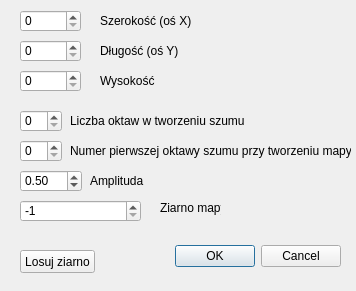
<?xml version="1.0" encoding="UTF-8"?>
<ui version="4.0">
 <class>MapGenerateDialog</class>
 <widget class="QDialog" name="MapGenerateDialog">
  <property name="geometry">
   <rect>
    <x>0</x>
    <y>0</y>
    <width>356</width>
    <height>291</height>
   </rect>
  </property>
  <property name="windowTitle">
   <string>Dialog</string>
  </property>
  <widget class="QDialogButtonBox" name="buttonBox">
   <property name="geometry">
    <rect>
     <x>0</x>
     <y>240</y>
     <width>341</width>
     <height>32</height>
    </rect>
   </property>
   <property name="orientation">
    <enum>Qt::Horizontal</enum>
   </property>
   <property name="standardButtons">
    <set>QDialogButtonBox::Cancel|QDialogButtonBox::Ok</set>
   </property>
  </widget>
  <widget class="QSpinBox" name="widthX">
   <property name="geometry">
    <rect>
     <x>20</x>
     <y>10</y>
     <width>61</width>
     <height>22</height>
    </rect>
   </property>
   <property name="maximum">
    <number>99999</number>
   </property>
  </widget>
  <widget class="QSpinBox" name="WidthZ">
   <property name="geometry">
    <rect>
     <x>20</x>
     <y>40</y>
     <width>61</width>
     <height>22</height>
    </rect>
   </property>
   <property name="maximum">
    <number>99999</number>
   </property>
  </widget>
  <widget class="QSpinBox" name="PerlinSteps">
   <property name="geometry">
    <rect>
     <x>20</x>
     <y>110</y>
     <width>42</width>
     <height>22</height>
    </rect>
   </property>
  </widget>
  <widget class="QSpinBox" name="PixelPerRect">
   <property name="geometry">
    <rect>
     <x>20</x>
     <y>140</y>
     <width>42</width>
     <height>22</height>
    </rect>
   </property>
  </widget>
  <widget class="QLabel" name="label_4">
   <property name="geometry">
    <rect>
     <x>70</x>
     <y>110</y>
     <width>181</width>
     <height>21</height>
    </rect>
   </property>
   <property name="text">
    <string>Liczba oktaw w tworzeniu szumu</string>
   </property>
  </widget>
  <widget class="QLabel" name="label_5">
   <property name="geometry">
    <rect>
     <x>70</x>
     <y>140</y>
     <width>281</width>
     <height>21</height>
    </rect>
   </property>
   <property name="text">
    <string>Numer pierwszej oktawy szumu przy tworzeniu mapy</string>
   </property>
  </widget>
  <widget class="QLabel" name="label_6">
   <property name="geometry">
    <rect>
     <x>100</x>
     <y>70</y>
     <width>151</width>
     <height>21</height>
    </rect>
   </property>
   <property name="text">
    <string>Wysokość</string>
   </property>
  </widget>
  <widget class="QLabel" name="label_7">
   <property name="geometry">
    <rect>
     <x>100</x>
     <y>10</y>
     <width>91</width>
     <height>21</height>
    </rect>
   </property>
   <property name="text">
    <string>Szerokość (oś X)</string>
   </property>
  </widget>
  <widget class="QLabel" name="label_8">
   <property name="geometry">
    <rect>
     <x>100</x>
     <y>40</y>
     <width>91</width>
     <height>21</height>
    </rect>
   </property>
   <property name="text">
    <string>Długość (oś Y)</string>
   </property>
  </widget>
  <widget class="QLabel" name="label_9">
   <property name="geometry">
    <rect>
     <x>160</x>
     <y>200</y>
     <width>61</width>
     <height>16</height>
    </rect>
   </property>
   <property name="text">
    <string>Ziarno mapy</string>
   </property>
  </widget>
  <widget class="QPushButton" name="pushButton">
   <property name="geometry">
    <rect>
     <x>20</x>
     <y>250</y>
     <width>75</width>
     <height>23</height>
    </rect>
   </property>
   <property name="text">
    <string>Losuj ziarno</string>
   </property>
  </widget>
  <widget class="QSpinBox" name="seedText">
   <property name="geometry">
    <rect>
     <x>20</x>
     <y>200</y>
     <width>121</width>
     <height>22</height>
    </rect>
   </property>
   <property name="minimum">
    <number>-1</number>
   </property>
   <property name="maximum">
    <number>2000000</number>
   </property>
   <property name="value">
    <number>-1</number>
   </property>
  </widget>
  <widget class="QLabel" name="label_10">
   <property name="geometry">
    <rect>
     <x>90</x>
     <y>170</y>
     <width>181</width>
     <height>21</height>
    </rect>
   </property>
   <property name="text">
    <string>Amplituda</string>
   </property>
  </widget>
  <widget class="QDoubleSpinBox" name="frequency">
   <property name="geometry">
    <rect>
     <x>20</x>
     <y>170</y>
     <width>62</width>
     <height>22</height>
    </rect>
   </property>
   <property name="maximum">
    <double>1.000000000000000</double>
   </property>
   <property name="singleStep">
    <double>0.100000000000000</double>
   </property>
   <property name="value">
    <double>0.500000000000000</double>
   </property>
  </widget>
  <widget class="QSpinBox" name="Hieght">
   <property name="geometry">
    <rect>
     <x>20</x>
     <y>70</y>
     <width>61</width>
     <height>22</height>
    </rect>
   </property>
   <property name="maximum">
    <number>99999</number>
   </property>
  </widget>
 </widget>
 <resources/>
 <connections>
  <connection>
   <sender>buttonBox</sender>
   <signal>accepted()</signal>
   <receiver>MapGenerateDialog</receiver>
   <slot>accept()</slot>
   <hints>
    <hint type="sourcelabel">
     <x>248</x>
     <y>254</y>
    </hint>
    <hint type="destinationlabel">
     <x>157</x>
     <y>274</y>
    </hint>
   </hints>
  </connection>
  <connection>
   <sender>buttonBox</sender>
   <signal>rejected()</signal>
   <receiver>MapGenerateDialog</receiver>
   <slot>reject()</slot>
   <hints>
    <hint type="sourcelabel">
     <x>316</x>
     <y>260</y>
    </hint>
    <hint type="destinationlabel">
     <x>286</x>
     <y>274</y>
    </hint>
   </hints>
  </connection>
 </connections>
</ui>
